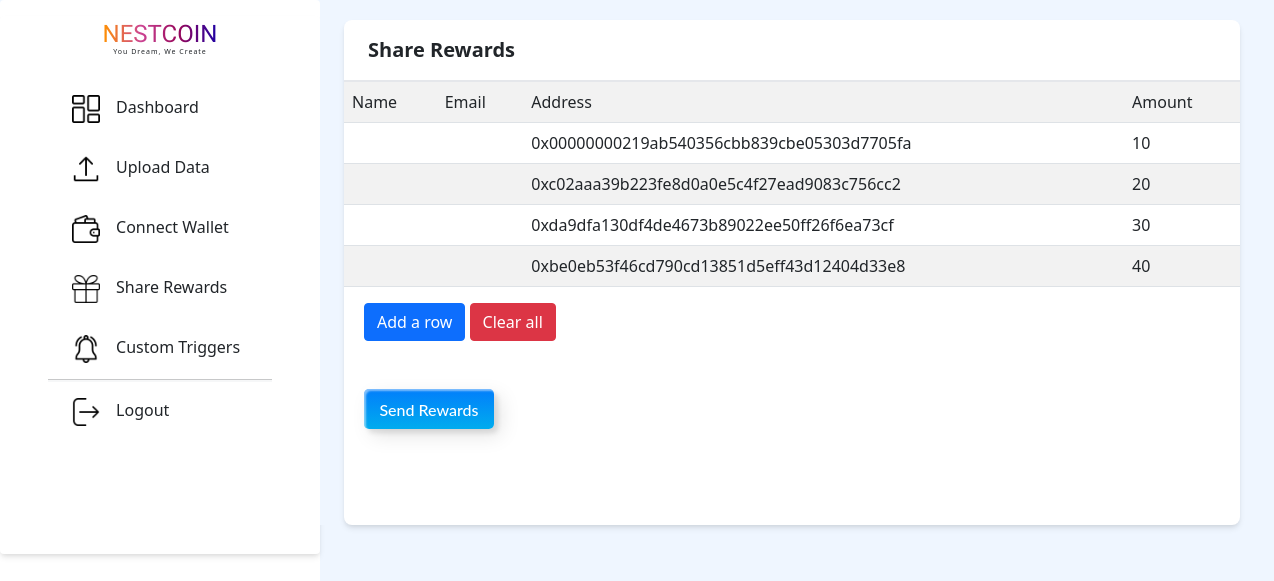
Page /rewards (signed in) on the earlier database version.
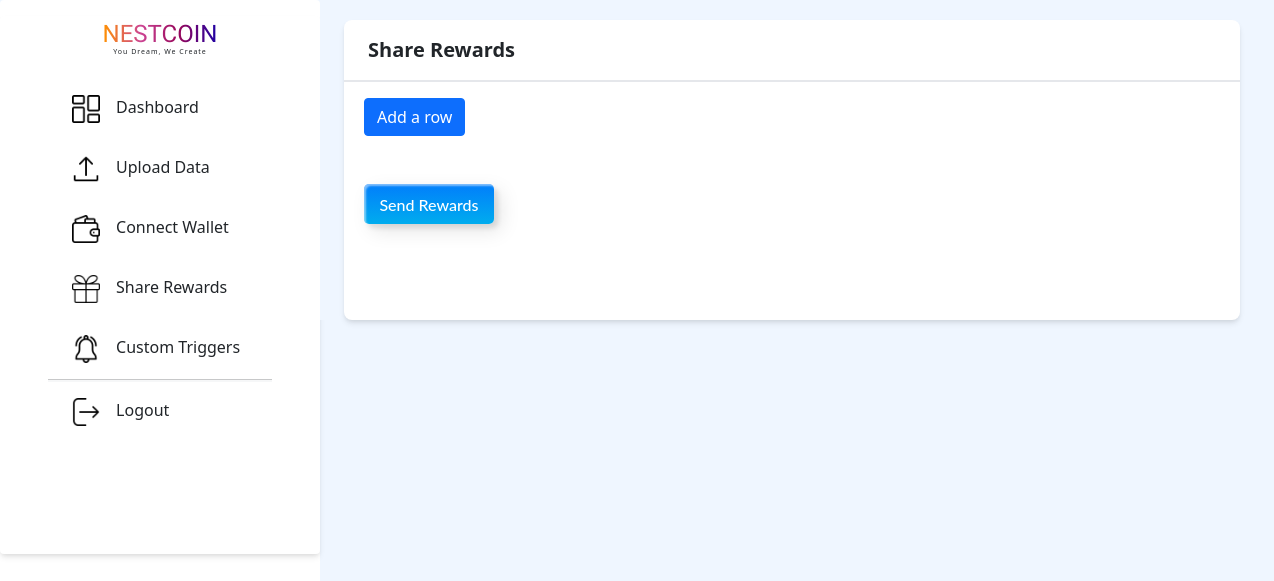
Same page on the later database version.
### application/models.py (models this page shows, shortened)
class CSVExtract(db.Model,UserMixin):
    user_id = db.Column(db.Integer,db.ForeignKey('user.id'),nullable=False)
    name = db.Column(db.String(25))
    email = db.Column(db.String(25), nullable=True)
    address = db.Column(db.String(500), nullable=False, primary_key=True)
    amount = db.Column(db.Integer(), nullable=True)

### application/routes.py (the view)
@app.route("/rewards")
@login_required
def rewards():
    if current_user.is_authenticated:
        data = current_user.data
        return render_template('rewards.html', data=data, heading='rewards')
    else:
        return redirect(url_for('login'))

### application/models.py (called while the page is built)
@login_manager.user_loader
def load_user(user_id):
    return User.query.get(int(user_id))

### application/templates/rewards.html (shortened to what this page needs)
{% extends 'basic.html'%}
{% block body %}
<body>
    <div class="bg-blue-50 flex">
        {% include "navbar.html" %}
        <div class="flex">
            <div class="subpbody">
                <div class=" bg-blue-50 flex  ">
                    <div class="mx-4 flex-grow" style = "margin-top: 20px;">
                        <div class=" flex flex-wrap ">
                            <div class=" bg-white max-w-4xl rounded-lg w-screen shadow-md">
                                <div>
                                    <div class="py-3 pl-6 font-medium text-xl border-b-2 font-semibold">Share Rewards </div>
                                    <table id = "history" class="table table-striped">
                                        {% for data in data %}
                                            <tr>
                                                <td>{{data.name}}</td>
                                                <td>{{data.email}}</td>
                                                <td>{{data.address}}</td>
                                                {% if data.amount=="" %}
                                                <td>1</td>
                                                {% else %}
                                                <td>{{data.amount}}</td>
                                                {% endif %}
                                            </tr>
                                        {% endfor %}
                                    </table>
                                    <div class="mb-5 ml-5">
                                        <a href = "{{ url_for('addrow') }}"><button class = "btn btn-primary">Add a row</button></a>
                                        {% if data %}
                                        <a href = "{{ url_for('cleartable') }}"><button class = "btn btn-danger">Clear all</button></a>
                                        {% endif %}
                                    </div>
                                    <div class="mb-5 ml-5">
                                    <button id="send" class="custom-btn btn-3"><span>Send Rewards</span></button>
                                    <div class="display:flex, flex-col py-4 ">
                                  </div>
                                </div>
                                </div>
                            </div>
                        </div>
                    </div>
                </div>
            </div>
        </div>
    </div>
</body>
{%endblock%}

### application/templates/basic.html (shortened to what this page needs)
<!DOCTYPE html>
<html>
<head>
    <link rel = "stylesheet" href = "{{url_for('static',filename='style.css')}}">
    <link rel="stylesheet" href="https://unpkg.com/aos@next/dist/aos.css" />
    <link rel="stylesheet" href="https://use.fontawesome.com/releases/v5.7.2/css/all.css"
>
        <link href="https://cdn.jsdelivr.net/npm/bootstrap@5.0.2/dist/css/bootstrap.min.css" rel="stylesheet">
    <link rel="stylesheet" href="https://cdn.jsdelivr.net/npm/bootstrap-icons@1.3.0/font/bootstrap-icons.css" />
    <link href="https://unpkg.com/tailwindcss@^2/dist/tailwind.min.css" rel="stylesheet">
</head>
<body>
    {% block body %} {% endblock %}
</body>
</html>

### application/templates/navbar.html (shortened to what this page needs)
<head>
</head>
<nav class="hidden sm:block bg-white h-screen w-80 border-gray-400 rounded">
    <div class=" mt-3 flex flex-col justify-center bg-white w-80 border-gray-400 rounded shadow-md px-12">
        <center><span style="font-family:'Balsamiq Sans' ;font-size: 24px;font-weight: 300;background: linear-gradient(to right,rgb(255, 145, 0), rgb(204, 68, 147),rgb(150, 6, 90),rgb(31, 1, 163));-webkit-background-clip: text;background-clip:transparent;
                -webkit-text-fill-color: transparent;"><b>NESTCOIN</b></span><BR>
            <div style="font-size: 7px;font-weight:500px;letter-spacing: 1px;transform: translate(0,-5px);">You Dream, We Create</div>
        </center>
        <div class="elements pt-2 mt-2 mb-28 flex flex-col justify-center">
            <a href="{{ url_for('home') }}"
                class="rounded-full flex flex-nowrap py-3 pl-6 w-60 hover:border-0 hover:bg-gray-100 hover:no-underline">
                <img style="max-width: 13%; height: auto;" src="{{url_for('static',filename='icons/dashboard.png')}}" />
                <p class="pl-4 no-underline">Dashboard</p>
            </a>
            <a href="{{ url_for('data') }}"
                class="rounded-full flex flex-nowrap py-3 pl-6 w-60 hover:border-0 hover:bg-gray-100 hover:no-underline">
                <img style="max-width: 13%; height: auto;" src="{{url_for('static',filename='icons/upload.png')}}" />
                <p class="pl-4 no-underline">Upload Data</p>
            </a>
            <a href="{{ url_for('wallet') }}"
            class="rounded-full flex flex-nowrap py-3 pl-6 w-60 hover:border-0 hover:bg-gray-100 hover:no-underline">
            <img style="max-width: 13%; height: auto;" src="{{url_for('static',filename='icons/wallet.png')}}" />
            <p class="pl-4 no-underline">Connect Wallet</p>
            <a href="{{ url_for('rewards') }}"
            class="rounded-full flex flex-nowrap py-3 pl-6 w-60 hover:border-0 hover:bg-gray-100 hover:no-underline">
            <img style="max-width: 13%; height: auto;" src="{{url_for('static',filename='icons/gift.png')}}" />
            <p class="pl-4 no-underline">Share Rewards</p>
            </a>
            <a href="{{ url_for('custom') }}"
            class="rounded-full flex flex-nowrap py-3 pl-6 w-60 hover:border-0 hover:bg-gray-100 hover:no-underline">
                <img style="max-width: 13%; height: auto;" src="{{url_for('static',filename='icons/bell.png')}}" />
                <p class="pl-4 no-underline">Custom Triggers</p>
            </a>
         </a>
            <hr>
            <hr class="border bg-gray-200" />
            <a href="{{ url_for('logout') }}"
                class="side rounded-full flex flex-nowrap py-3 pl-6 w-60 hover:border-0 hover:bg-gray-100 hover:no-underline">
                <img style="max-width: 13%; height: auto;" src="{{url_for('static',filename='icons/logout.png')}}" />
                <p class="pl-4 no-underline">Logout</p>
            </a>
        </div>
    </div>
</nav>

### application/templates/rewards.html (style rules this page uses)
.custom-btn { width: 230px; height: 140px; color: #fff; border-radius: 5px; padding: 10px 25px; font-family: 'Lato', sans-serif; font-weight: 500; background: transparent; cursor: pointer; transition: all 0.3s ease; position: relative; display: inline-block; box-shadow:inset 2px 2px 2px 0px rgba(255,255,255,.5), 7px 7px 20px 0px rgba(0,0,0,.1), 4px 4px 5px 0px rgba(0,0,0,.1); outline: none; }
.btn-3 { background: rgb(0,172,238); background: linear-gradient(0deg, rgba(0,172,238,1) 0%, rgba(2,126,251,1) 100%); width: 130px; height: 40px; line-height: 42px; padding: 0; border: none; }
.btn-3 span { position: relative; display: block; width: 100%; height: 100%; }
.btn-3:before, .btn-3:after { position: absolute; content: ""; right: 0; top: 0; background: rgba(2,126,251,1); transition: all 0.3s ease; }
.btn-3:before { height: 0%; width: 2px; }
.btn-3:after { width: 0%; height: 2px; }
.btn-3 span:before, .btn-3 span:after { position: absolute; content: ""; left: 0; bottom: 0; background: rgba(2,126,251,1); transition: all 0.3s ease; }
.btn-3 span:before { width: 2px; height: 0%; }
.btn-3 span:after { width: 0%; height: 2px; }

Differences in the rows shown:
removed CSVExtract: name "Name", email "Email", address "Address", amount "Amount"
removed CSVExtract: address "0x00000000219ab540356cbb839cbe05303d7705fa", amount "10"
removed CSVExtract: address "0xc02aaa39b223fe8d0a0e5c4f27ead9083c756cc2", amount "20"
removed CSVExtract: address "0xda9dfa130df4de4673b89022ee50ff26f6ea73cf", amount "30"
removed CSVExtract: address "0xbe0eb53f46cd790cd13851d5eff43d12404d33e8", amount "40"
Other differences:
text no longer shown: "Clear all"
